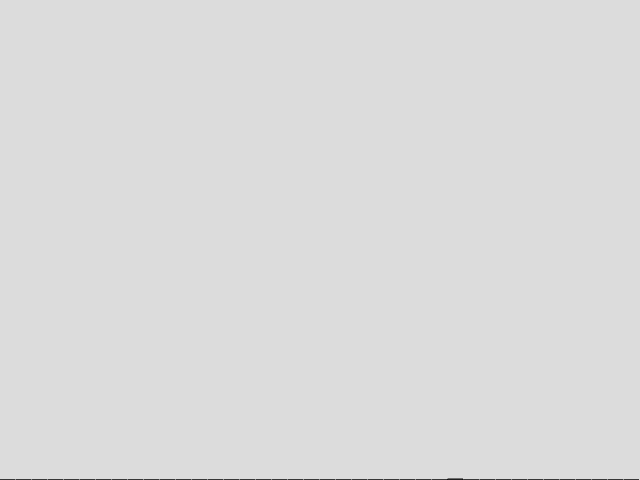
Frame 1 (no input)
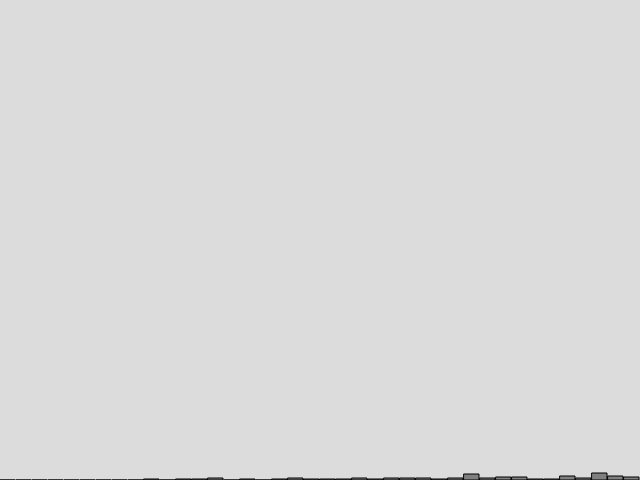
Frame 60 (no input)
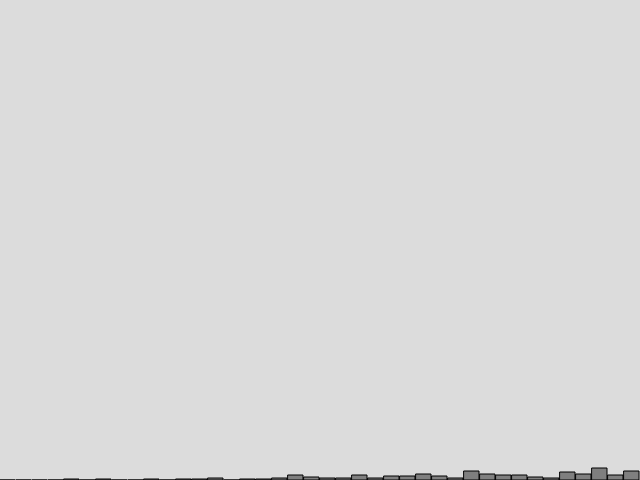
Frame 120 (the mouse pressed at the canvas centre since frame 60)

The p5.js sketch that drew these frames (run headless with seeded random() and noise() and a simulated clock; from frame 60 on, the mouse is pressed at the canvas centre):

// p5.js sketch
// ── sketch.js
let randomCounts = [];
const total = 40;

function setup() {
    createCanvas(640, 480);

    for (let i = 0; i < total; i++) {
        randomCounts[i] = 0;
    }
}

function draw() {
    background(220);

    let index = floor(accept_reject() * total);
    randomCounts[index]++;

    stroke(0);
    fill(127);
    let w = width / randomCounts.length;

    for (let x = 0; x < randomCounts.length; x++) {
        rect(x * w, height - randomCounts[x], w - 1, randomCounts[x]);
    }
}

function accept_reject() {
    while (true) {
        let r1 = random();
        let probability = r1 * r1;
        let r2 = random();
        if (r2 < probability) {
            return r1;
        }
    }
}
